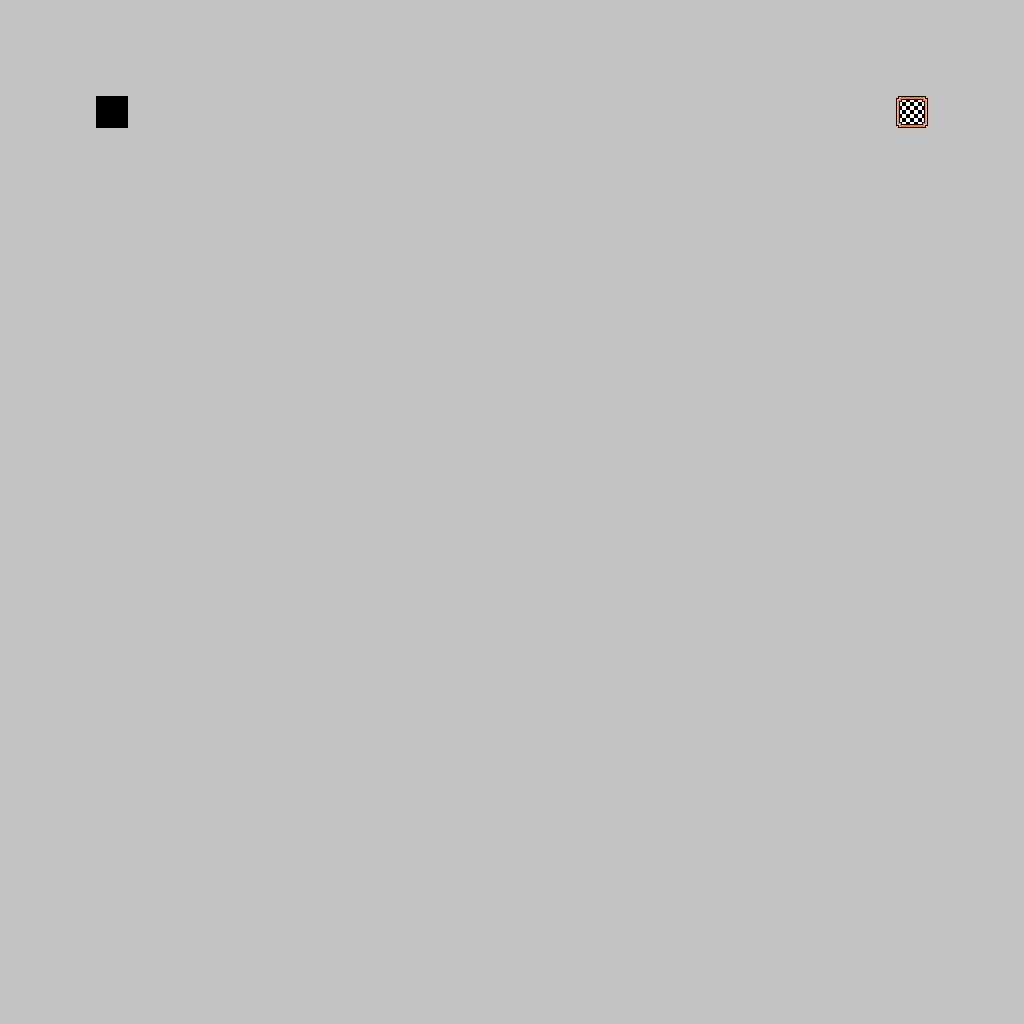

This game map was drawn from its Tiled (.tmx) file and the tilesets committed beside it. A one-line description and the full map source follow:
An orthogonal 32x32 tile map with 32x32 px tiles, 1 tile layer (layer).

<map version="1.0" orientation="orthogonal" renderorder="right-down" width="32" height="32" tilewidth="32" tileheight="32" nextobjectid="1">
 <tileset firstgid="1" name="tiles" tilewidth="32" tileheight="32" tilecount="32">
  <image source="../assets/tiles.png" width="1024" height="32" />
 </tileset>
 <layer name="layer" width="32" height="32">
  <data encoding="csv">
2,2,2,2,2,2,2,2,2,2,2,2,2,2,2,2,2,2,2,2,2,2,2,2,2,2,2,2,2,2,2,2,
2,2,2,2,2,2,2,2,2,2,2,2,2,2,2,2,2,2,2,2,2,2,2,2,2,2,2,2,2,2,2,2,
2,2,2,2,2,2,2,2,2,2,2,2,2,2,2,2,2,2,2,2,2,2,2,2,2,2,2,2,2,2,2,2,
2,2,2,3,2,2,2,2,2,2,2,2,2,2,2,2,2,2,2,2,2,2,2,2,2,2,2,2,4,2,2,2,
2,2,2,2,2,2,2,2,2,2,2,2,2,2,2,2,2,2,2,2,2,2,2,2,2,2,2,2,2,2,2,2,
2,2,2,2,2,2,2,2,2,2,2,2,2,2,2,2,2,2,2,2,2,2,2,2,2,2,2,2,2,2,2,2,
2,2,2,2,2,2,2,2,2,2,2,2,2,2,2,2,2,2,2,2,2,2,2,2,2,2,2,2,2,2,2,2,
2,2,2,2,2,2,2,2,2,2,2,2,2,2,2,2,2,2,2,2,2,2,2,2,2,2,2,2,2,2,2,2,
2,2,2,2,2,2,2,2,2,2,2,2,2,2,2,2,2,2,2,2,2,2,2,2,2,2,2,2,2,2,2,2,
2,2,2,2,2,2,2,2,2,2,2,2,2,2,2,2,2,2,2,2,2,2,2,2,2,2,2,2,2,2,2,2,
2,2,2,2,2,2,2,2,2,2,2,2,2,2,2,2,2,2,2,2,2,2,2,2,2,2,2,2,2,2,2,2,
2,2,2,2,2,2,2,2,2,2,2,2,2,2,2,2,2,2,2,2,2,2,2,2,2,2,2,2,2,2,2,2,
2,2,2,2,2,2,2,2,2,2,2,2,2,2,2,2,2,2,2,2,2,2,2,2,2,2,2,2,2,2,2,2,
2,2,2,2,2,2,2,2,2,2,2,2,2,2,2,2,2,2,2,2,2,2,2,2,2,2,2,2,2,2,2,2,
2,2,2,2,2,2,2,2,2,2,2,2,2,2,2,2,2,2,2,2,2,2,2,2,2,2,2,2,2,2,2,2,
2,2,2,2,2,2,2,2,2,2,2,2,2,2,2,2,2,2,2,2,2,2,2,2,2,2,2,2,2,2,2,2,
2,2,2,2,2,2,2,2,2,2,2,2,2,2,2,2,2,2,2,2,2,2,2,2,2,2,2,2,2,2,2,2,
2,2,2,2,2,2,2,2,2,2,2,2,2,2,2,2,2,2,2,2,2,2,2,2,2,2,2,2,2,2,2,2,
2,2,2,2,2,2,2,2,2,2,2,2,2,2,2,2,2,2,2,2,2,2,2,2,2,2,2,2,2,2,2,2,
2,2,2,2,2,2,2,2,2,2,2,2,2,2,2,2,2,2,2,2,2,2,2,2,2,2,2,2,2,2,2,2,
2,2,2,2,2,2,2,2,2,2,2,2,2,2,2,2,2,2,2,2,2,2,2,2,2,2,2,2,2,2,2,2,
2,2,2,2,2,2,2,2,2,2,2,2,2,2,2,2,2,2,2,2,2,2,2,2,2,2,2,2,2,2,2,2,
2,2,2,2,2,2,2,2,2,2,2,2,2,2,2,2,2,2,2,2,2,2,2,2,2,2,2,2,2,2,2,2,
2,2,2,2,2,2,2,2,2,2,2,2,2,2,2,2,2,2,2,2,2,2,2,2,2,2,2,2,2,2,2,2,
2,2,2,2,2,2,2,2,2,2,2,2,2,2,2,2,2,2,2,2,2,2,2,2,2,2,2,2,2,2,2,2,
2,2,2,2,2,2,2,2,2,2,2,2,2,2,2,2,2,2,2,2,2,2,2,2,2,2,2,2,2,2,2,2,
2,2,2,2,2,2,2,2,2,2,2,2,2,2,2,2,2,2,2,2,2,2,2,2,2,2,2,2,2,2,2,2,
2,2,2,2,2,2,2,2,2,2,2,2,2,2,2,2,2,2,2,2,2,2,2,2,2,2,2,2,2,2,2,2,
2,2,2,2,2,2,2,2,2,2,2,2,2,2,2,2,2,2,2,2,2,2,2,2,2,2,2,2,2,2,2,2,
2,2,2,2,2,2,2,2,2,2,2,2,2,2,2,2,2,2,2,2,2,2,2,2,2,2,2,2,2,2,2,2,
2,2,2,2,2,2,2,2,2,2,2,2,2,2,2,2,2,2,2,2,2,2,2,2,2,2,2,2,2,2,2,2,
2,2,2,2,2,2,2,2,2,2,2,2,2,2,2,2,2,2,2,2,2,2,2,2,2,2,2,2,2,2,2,2
</data>
 </layer>
</map>
